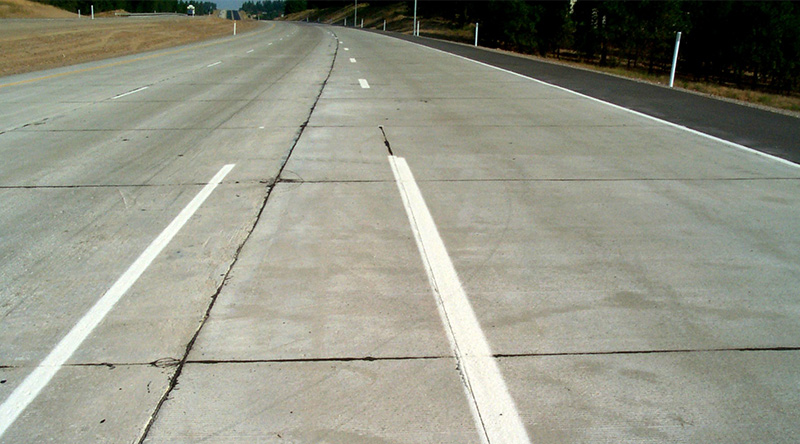
#> input picture images/asphalt_road_white_mark.jpg, 800 x 444 px
$ python main.py
#> lines starting #> are read from the running program, lines starting #| are printed output that depends on the picture; after the words box and inside, x2 and y2 are one past the last pixel; in counts of white or black regions, pixels touching at a corner belong together
### src/phase_1/thresholding.py
import cv2 as cv

def global_thresholding(image_path: str):

#> called with image_path = 'images/asphalt_road_white_mark.jpg'
    img = cv.imread(image_path, cv.IMREAD_GRAYSCALE)
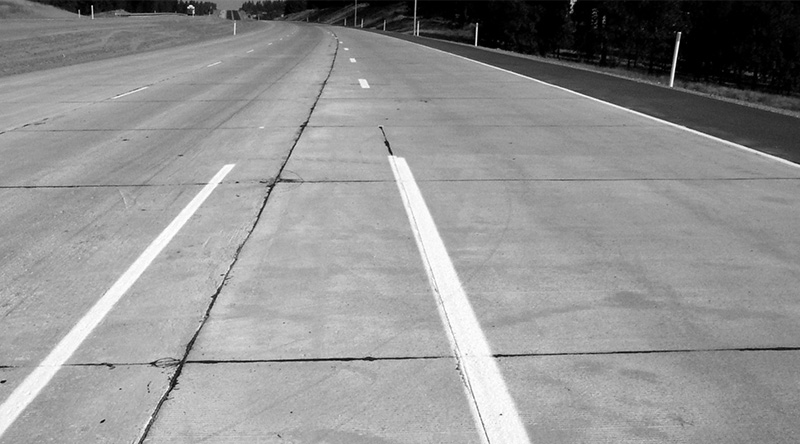
#> img: shape (444, 800); min 0, max 255, mean 146.6

    if img is None:
        print(f"No image found at {image_path}")

    img = cv.GaussianBlur(img, (3,3,), 0)

    ret, bin_img = cv.threshold(img, 200, 255, cv.THRESH_BINARY)
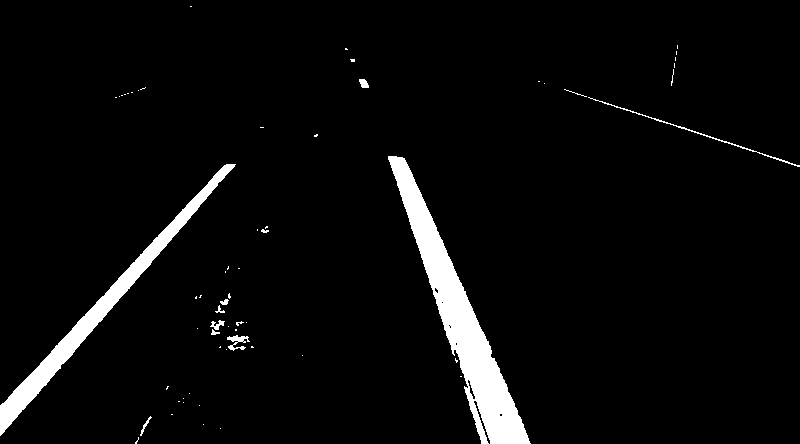
#> bin_img: shape (444, 800); 4.4% white; 61 white regions (49 under 20 px), largest, box (x1, y1, x2, y2) and area: (388, 156, 531, 444) 9324, (0, 164, 236, 436) 5100, (588, 97, 800, 167) 339

    return bin_img

### src/utils.py
import cv2 as cv
import sys

def show_image(title: str, img):
#> called with title = 'resized image'
    cv.imshow(title, img)

    # Wait for key press and ensure clean exit
    while True:
        if cv.waitKey(1) & 0xFF == 27:  # ESC key
#> (key Esc is pressed here)
            break
        if cv.getWindowProperty(title, cv.WND_PROP_VISIBLE) < 1:
            break

    cv.destroyAllWindows()
    cv.waitKey(1)  # Extra waitKey to ensure window closes

### main.py
import cv2 as cv
from src.phase_1.delete_channel import delete_channel
from src.phase_1.to_gray import convert_to_greyscale
from src.phase_1.hsv_blue_green import convert_blue_to_green
from src.utils import show_image
from src.phase_1.metadata import show_metadata
from src.phase_1.histogram import show_color_histogram
from src.phase_1.resize import half_the_image, shorten_image, resize_to_fixed_width
from src.phase_1.thresholding import global_thresholding

if __name__=="__main__":
    image_path = "images/asphalt_road_white_mark.jpg"
    # [10 lines of commented-out code are left out]
    img = global_thresholding(image_path)
    show_image("resized image", img)

$ run again, with images/IMG_20220722_130847.jpg copied over images/asphalt_road_white_mark.jpg
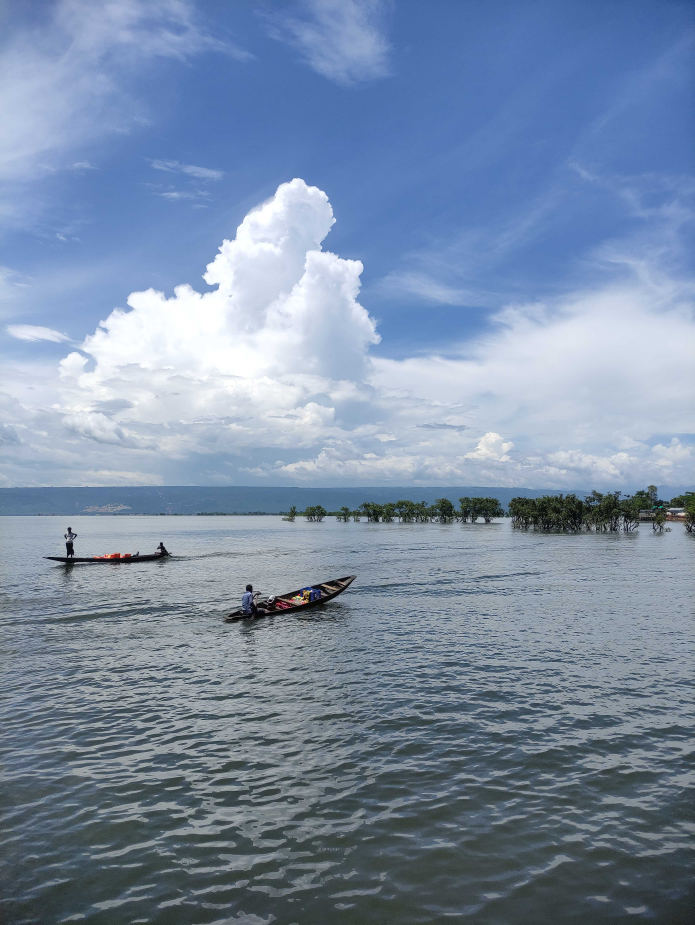
#> input picture images/IMG_20220722_130847.jpg, 3472 x 4624 px (shown at 1/5 size)
#> in global_thresholding, `img = cv.imread(image_path, cv.IMREAD_GRAYSCALE)`:
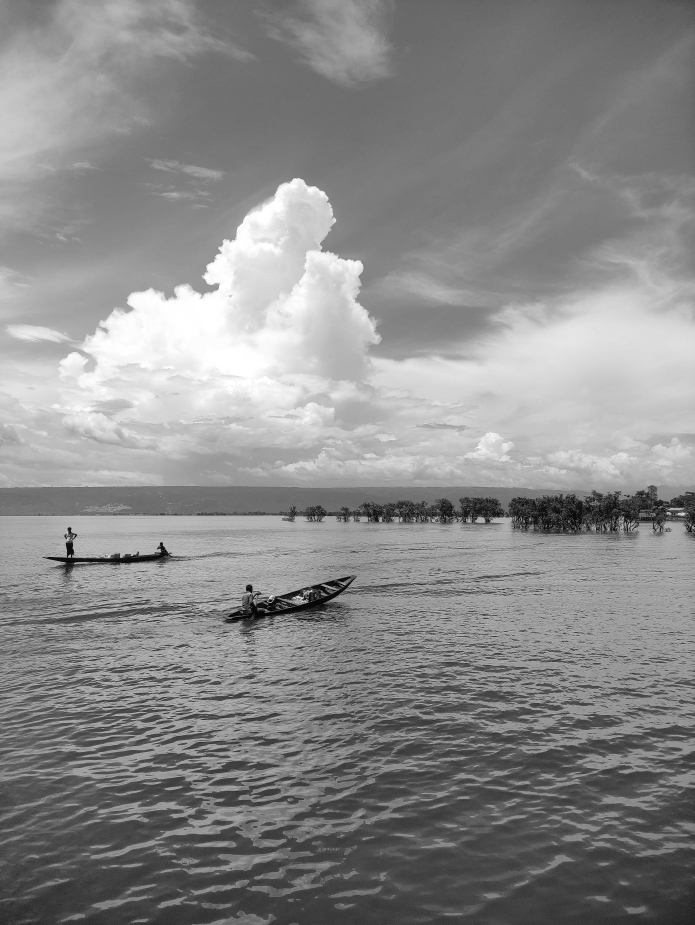
#> img: shape (4624, 3472) (shown at 1/5 size); min 0, max 255, mean 138.2
#> in global_thresholding, `ret, bin_img = cv.threshold(img, 200, 255, cv.THRESH_BINARY)`:
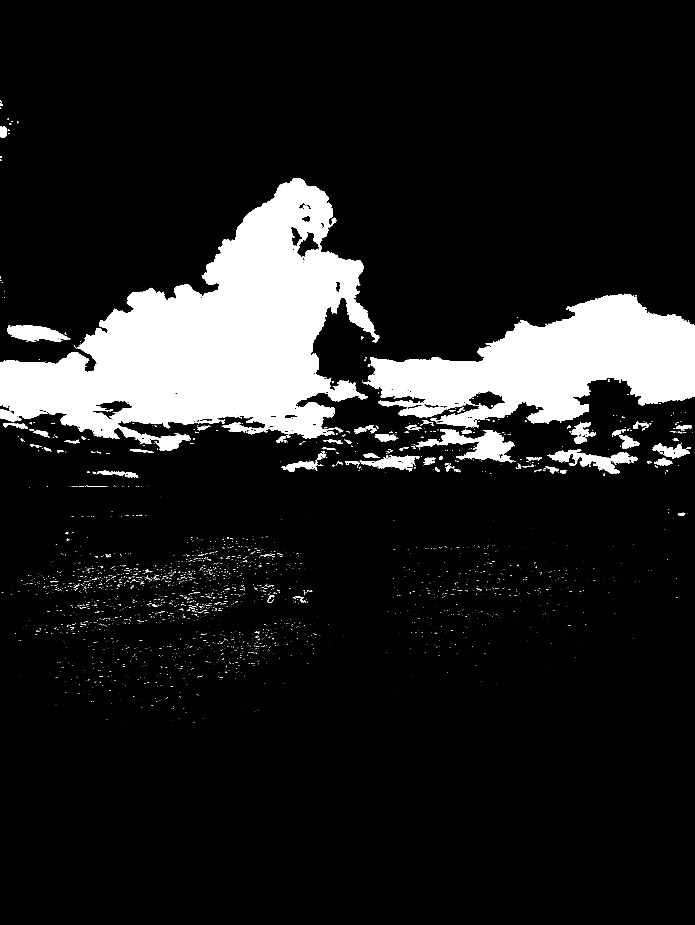
#> bin_img: shape (4624, 3472) (shown at 1/5 size); 11.9% white; 3317 white regions (3047 under 20 px), largest, box (x1, y1, x2, y2) and area: (0, 890, 1897, 2254) 1176829, (1814, 1470, 3472, 2138) 586412, (2079, 2146, 2574, 2312) 30310

$ run again, with images/asphalt_road_sky.jpg copied over images/asphalt_road_white_mark.jpg
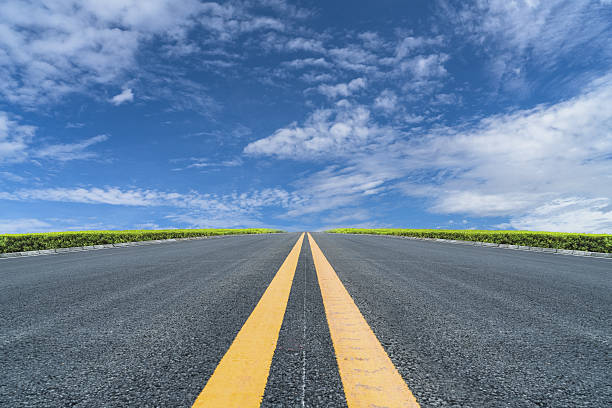
#> input picture images/asphalt_road_sky.jpg, 612 x 408 px
#> in global_thresholding, `img = cv.imread(image_path, cv.IMREAD_GRAYSCALE)`:
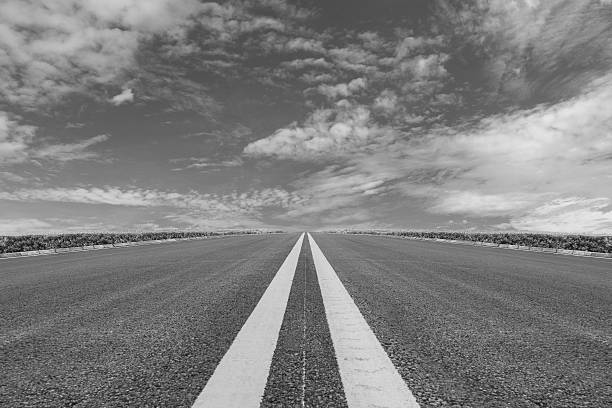
#> img: shape (408, 612); min 0, max 252, mean 127.3
#> in global_thresholding, `ret, bin_img = cv.threshold(img, 200, 255, cv.THRESH_BINARY)`:
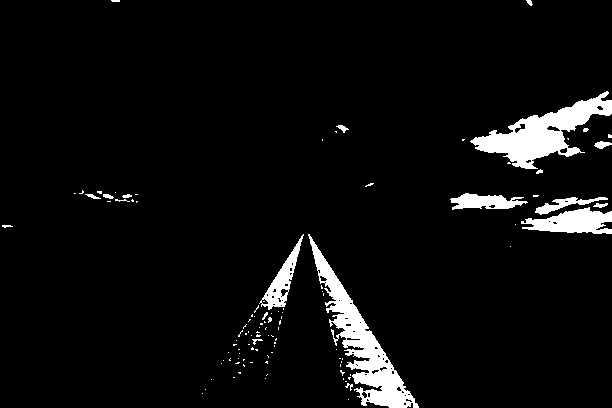
#> bin_img: shape (408, 612); 5.2% white; 108 white regions (89 under 20 px), largest, box (x1, y1, x2, y2) and area: (308, 234, 419, 408) 4521, (470, 91, 612, 169) 4037, (521, 207, 612, 234) 1510
